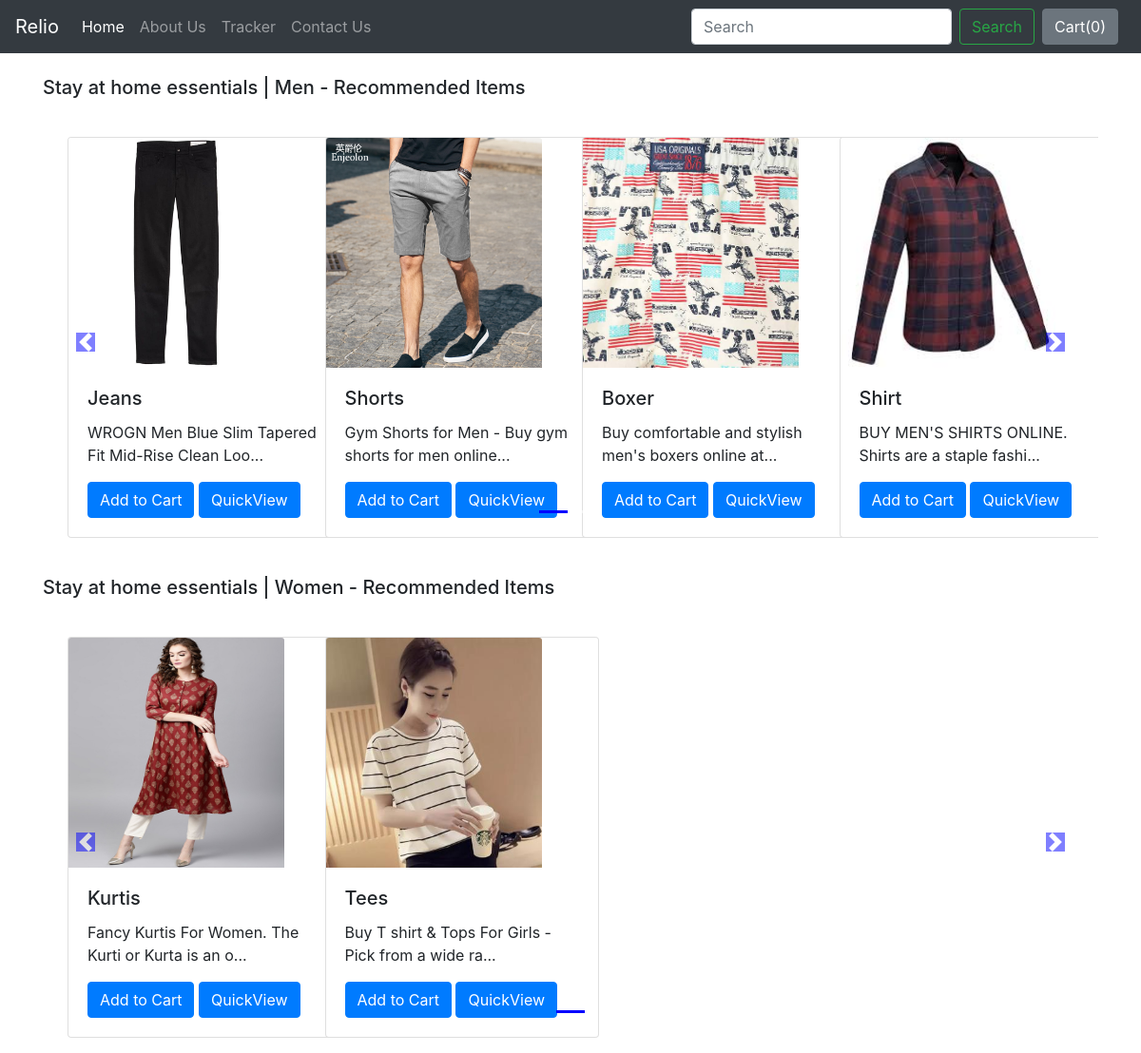
The app's page /shop/ with its own data.
### shop/models.py (models this page shows)
class Product(models.Model):
    product_id = models.AutoField
    product_name = models.CharField(max_length=50)
    category = models.CharField(max_length=50, default="")
    subcategory = models.CharField(max_length=50, default="")
    price = models.IntegerField(default=0)
    desc = models.CharField(max_length=1500)
    pub_date = models.DateField()
    image = models.ImageField(upload_to='shop/images', default="")
    def __str__(self):
        return self.product_name

### shop/views.py (the view)
# urls.py: path('', views.index, name='ShopHome'),
def index(request):
    allProds=[]
    allcat= Product.objects.values('category','id')
    cats={item['category'] for item in allcat}
    for cat in cats:
        prod=Product.objects.filter(category=cat)
        n=len(prod)
        nSlides= n//4 + ceil((n/4)-(n//4))
        allProds.append([prod,range(1,nSlides),nSlides])
    print(allProds)
    params={'allProds':allProds}
    return render(request, 'index.html',params)

### shop/templates/index.html (shortened to what this page needs)
{% extends 'basic.html' %}
{% block body %}
{% load static %}
<div class="container">
    {% for product, range, nSlides in allProds %}
    <h5 class="my-4">{{product.0.category}} - Recommended Items</h5>
    <div class="row">
<div id="demo{{forloop.counter}}" class="col carousel slide my-3" data-ride="carousel">
    <ul class="carousel-indicators">
      <li data-target="#demo{{forloop.counter}}" data-slide-to="0" class="active"></li>
       {% for i in range %}
      <li data-target="#demo{{forloop.parentloop.counter}}" data-slide-to="{{i}}" ></li>
      {% endfor %}
    </ul>
    <div class="container carousel-inner no-padding">
      <div class="carousel-item active">
        {% for i in product %}
        <div class="col-xs-3 col-sm-3 col-md-3">
          <div class="card" style="width: 18rem;">
            <img src='/media/{{i.image}}' class="card-img-top" alt="...">
            <div class="card-body">
              <h5 class="card-title">{{i.product_name}}</h5>
              <p class="card-text">{{i.desc|slice:"0:50"}}...</p>
              <button id= "pr{{i.id}}" class="btn btn-primary cart">Add to Cart</button>
              <a href="/shop/products/{{i.id}}"> <button id= "qv{{i.id}}" class="btn btn-primary cart">QuickView</button></a>
            </div>
          </div>
        </div>
        {% if forloop.counter|divisibleby:4 and forloop.counter > 0 and not forloop.last %}
      </div><div class="carousel-item">
        {% endif %}
        {% endfor %}
    </div>
</div>
</div>
    <a class="carousel-control-prev" href="#demo{{forloop.counter}}" data-slide="prev">
        <span class="carousel-control-prev-icon"></span>
    </a>
    <a class="carousel-control-next" href="#demo{{forloop.counter}}" data-slide="next">
        <span class="carousel-control-next-icon"></span>
    </a>
        </div>
    {% endfor %}
</div>
 {% endblock %}

### records on screen
Product: category "Stay at home essentials | Men", image (picture), product_name "Jeans", desc "WROGN Men Blue Slim Tapered Fit Mid-Rise Clean Loo"
Product: image (picture), product_name "Shorts", desc "Gym Shorts for Men - Buy gym shorts for men online"
Product: image (picture), product_name "Boxer", desc "Buy comfortable and stylish men's boxers online at"
Product: image (picture), product_name "Shirt", desc "BUY MEN'S SHIRTS ONLINE. Shirts are a staple fashi"
Product: category "Stay at home essentials | Women", image (picture), product_name "Kurtis", desc "Fancy Kurtis For Women. The Kurti or Kurta is an o"
Product: image (picture), product_name "Tees", desc "Buy T shirt & Tops For Girls - Pick from a wide ra"
